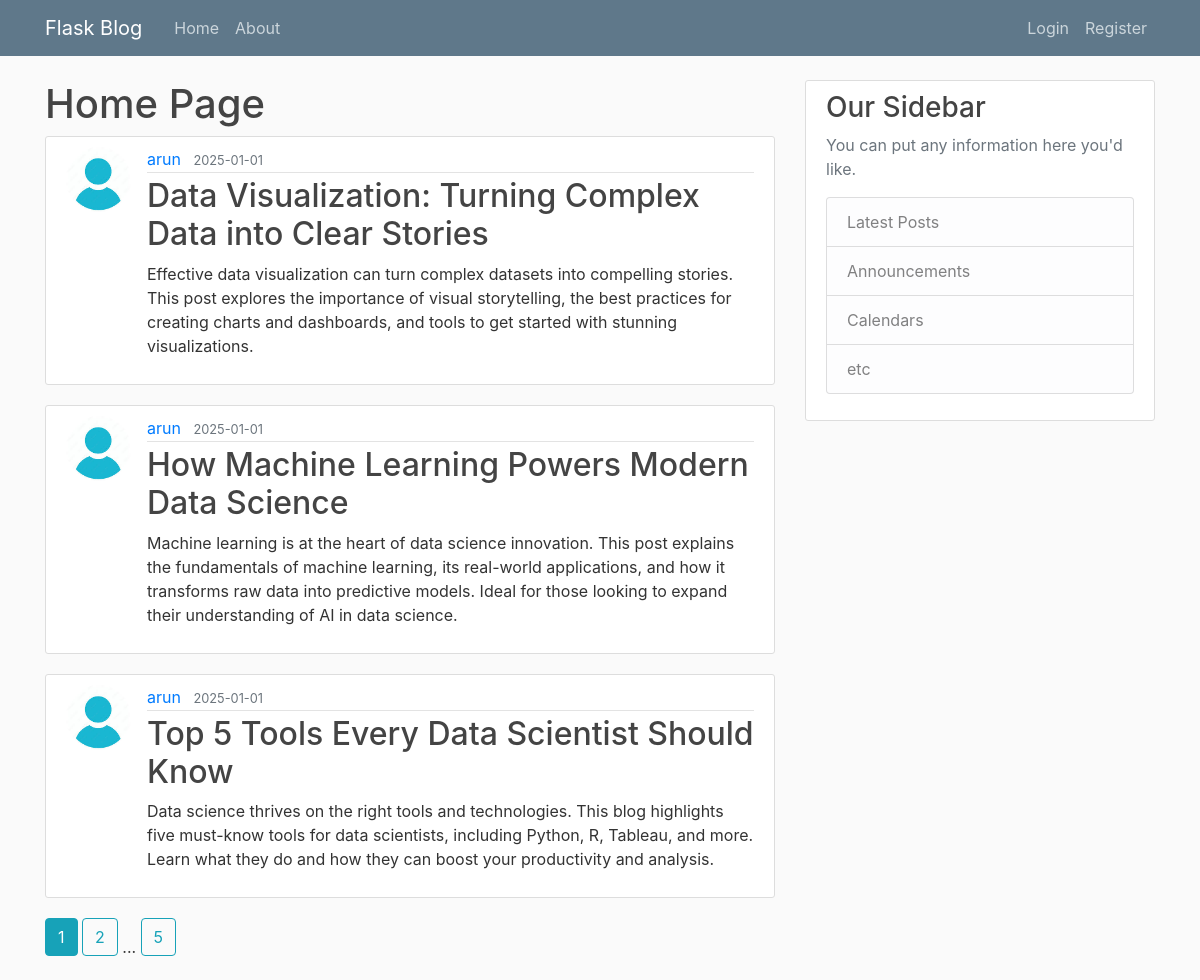
The page /home on the database its author committed.
### flaskblog/models.py (models this page shows, shortened)
class Post(db.Model, UserMixin):
    id = db.Column(db.Integer, primary_key=True)
    title = db.Column(db.String(100), nullable=False)
    date_posted = db.Column(db.DateTime, nullable=False, default=datetime.utcnow)
    content = db.Column(db.Text, nullable=False)
    user_id = db.Column(db.Integer, db.ForeignKey('user.id'), nullable=False)

class User(db.Model, UserMixin):
    id = db.Column(db.Integer, primary_key=True)
    username = db.Column(db.String(20), unique=True, nullable=False)
    email = db.Column(db.String(120), unique=True, nullable=False)
    image_file = db.Column(db.String(20), nullable=False, default='default.jpg')
    password = db.Column(db.String(60), nullable=False)
    posts = db.relationship('Post', backref='author', lazy=True)

### flaskblog/routes.py (the view)
@app.route('/')
@app.route('/home')
def home():
    page = request.args.get('page', 1, type=int)
    posts = Post.query.order_by(Post.date_posted.desc()).paginate(page=page, per_page=3)
    return render_template('home.html',posts=posts, page=page)

### flaskblog/templates/home.html
{% extends "layout.html" %}
{% block content %}
    <h1>Home Page</h1>
    {% for post in posts.items %}
        <article class="media content-section">
            <img class="rounded-circle article-img" src="{{ url_for('static', filename='profile_pics/' + post.author.image_file) }}">
            <div class="media-body">
            <div class="article-metadata">
                <a class="mr-2" href="{{ url_for('user_posts',username=post.author.username)}}">{{ post.author.username }}</a>
                <small class="text-muted">{{ post.date_posted.strftime('%Y-%m-%d') }}</small>
            </div>
            <h2><a class="article-title" href="{{ url_for('post',post_id=post.id)}}">{{ post.title }}</a></h2>
            <p class="article-content">{{ post.content }}</p>
            </div>
        </article>
    {% endfor %}
    {% for page_num in posts.iter_pages(left_edge=1, right_edge=1, left_current=1, right_current=1) %}
        {% if page_num %}
            {% if page_num == posts.page: %}
                <strong><a class="btn btn-info mb-4" href="{{ url_for('home', page=page_num) }}">{{ page_num }}</a></strong>
            {% else: %}
                <a class="btn btn-outline-info mb-4" href="{{ url_for('home', page=page_num) }}">{{ page_num }}</a>
            {% endif %}
        {% else %}
            ...
        {% endif %}
    {% endfor %}
{% endblock content%}

### flaskblog/static/main.css (style rules this page uses)
body { background: #fafafa; color: #333333; margin-top: 5rem; }
h1, h2, h3, h4, h5, h6 { color: #444444; }
.content-section { background: #ffffff; padding: 10px 20px; border: 1px solid #dddddd; border-radius: 3px; margin-bottom: 20px; }
.article-title { color: #444444; }
.article-content { white-space: pre-line; }
.article-img { height: 65px; width: 65px; margin-right: 16px; }
.article-metadata { padding-bottom: 1px; margin-bottom: 4px; border-bottom: 1px solid #e3e3e3 }

### rows shown on the page
Post: image_file (placeholder picture), author.username "arun", date_posted "2025-01-01", title "Data Visualization: Turning Complex Data into Clear Stories", content "Effective data visualization can turn complex datasets into compelling stories. This post explores the importance of visual storytelling, the best practices for creating charts and dashboards, and tools to get started with stunning visualizations."
Post: image_file (placeholder picture), author.username "arun", date_posted "2025-01-01", title "How Machine Learning Powers Modern Data Science", content "Machine learning is at the heart of data science innovation. This post explains the fundamentals of machine learning, its real-world applications, and how it transforms raw data into predictive models. Ideal for those looking to expand their understanding of AI in data science."
Post: image_file (placeholder picture), author.username "arun", date_posted "2025-01-01", title "Top 5 Tools Every Data Scientist Should Know", content "Data science thrives on the right tools and technologies. This blog highlights five must-know tools for data scientists, including Python, R, Tableau, and more. Learn what they do and how they can boost your productivity and analysis."

### other values the page prints
{{ page_num }} "1"
{{ page_num }} "2" "5"
